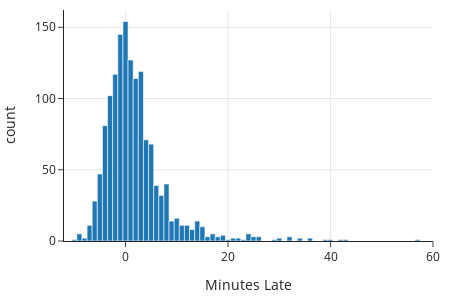

The cell this chart's notebook holds for it:
### Markdown cell above
The `minutes_late` column in the data table records how late each bus was.
Notice that some of the times are negative, meaning that the bus arrived
early. Let's examine a histogram of the minutes each bus is late.

### Code cell
fig = px.histogram(times, x='minutes_late', width=450, height=300)
fig.update_xaxes(range=[-12, 60], title_text='Minutes Late')

### Figure 1 — Plotly figure (JSON) as saved in the notebook; plotly's stock layout.template omitted (floating-point values rounded to 4 significant figures; data arrays with more than 128 entries replaced by an {"elided": "..."} marker saying what was removed)
{"data": [{"alignmentgroup": "True", "bingroup": "x", "hovertemplate": "minutes_late=%{x}<br>count=%{y}<extra></extra>", "legendgroup": "", "marker": {"color": "#1F77B4", "pattern": {"shape": ""}}, "name": "", "offsetgroup": "", "orientation": "v", "showlegend": false, "type": "histogram", "x": {"elided": "1434 float values"}, "xaxis": "x", "yaxis": "y"}], "layout": {"barmode": "relative", "height": 300, "legend": {"tracegroupgap": 0}, "width": 450, "xaxis": {"anchor": "y", "domain": [0, 1], "range": [-12, 60], "title": {"text": "Minutes Late"}, "type": "linear"}, "yaxis": {"anchor": "x", "autorange": true, "domain": [0, 1], "range": [0, 162.1], "title": {"text": "count"}}}}
